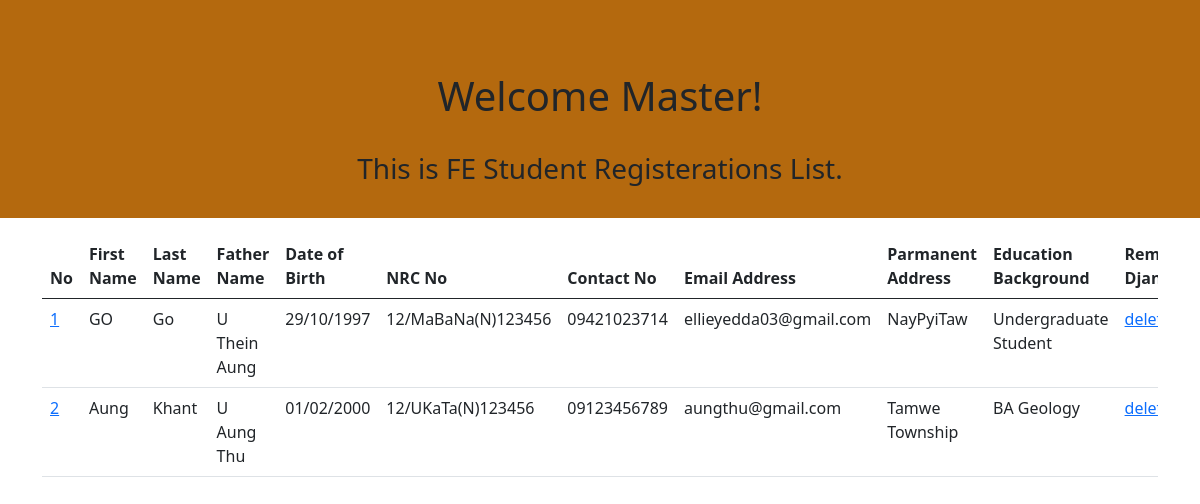
Screenshot of /index1/index/ with the database file from the repository.
### polls/models.py (models this page shows)
class Polls(models.Model):
    firstname = models.CharField(max_length=255)
    lastname =models.CharField(max_length=255)
    fathername = models.CharField(max_length=255)
    dateofbirth = models.CharField(max_length=255)
    nrcno = models.CharField(max_length=255)
    contactno = models.CharField(max_length=255)
    emailAddress=models.CharField(max_length=255)
    pAddress = models.CharField(max_length=255)
    edu = models.CharField(max_length=255)

### polls/views.py (the view)
# urls.py: path('index1/index/', views.index, name='index'),
def index(request):
    mypolls = Polls.objects.all().values()
    template = loader.get_template('register.html')
    context = {
        'mypolls':mypolls,
    }
    return HttpResponse(template.render(context, request))

### polls/templates/register.html (shortened to what this page needs)
<!DOCTYPE html>
<html lang="en">
<head>
    <link href="https://cdn.jsdelivr.net/npm/bootstrap@5.0.2/dist/css/bootstrap.min.css" rel="stylesheet">
    <link rel="stylesheet" href="bootstrap-grid.min.css">
    <link rel="stylesheet" href="bootstrap.bundle.min.js">
</head>
<body>
  <div class="container-fluid p-4 text-black text-center">
    <br>
    <br>
    <h1 >Welcome Master!</h1>
      <br>
    <h3 >This is FE Student Registerations List.</h3>
  </div>
    <div class="container mt-3">
          <div class="table-responsive">
            <table class="table ">
              <thead>
                <tr>
                  <th>No</th>
                  <th>First Name</th>
                  <th>Last Name</th>
                  <th>Father Name</th>
                  <th>Date of Birth</th>
                  <th>NRC No</th>
                  <th>Contact No</th>
                  <th>Email Address</th>
                  <th>Parmanent Address</th>
                  <th>Education Background</th>
                  <th>RemoveFinal Django</th>
                </tr>
              </thead>
              <tbody>
                      {% for x in mypolls %}
                  <tr>
                      <td><a href="update/{{ x.id }}">{{ x.id }}</a></td>
                      <td>{{ x.firstname }}</td>
                      <td>{{ x.lastname }}</td>
                      <td>{{ x.fathername }}</td>
                      <td>{{ x.dateofbirth }}</td>
                      <td>{{ x.nrcno }}</td>
                      <td>{{ x.contactno }}</td>
                      <td>{{ x.emailAddress }}</td>
                      <td>{{ x.pAddress }}</td>
                      <td>{{ x.edu }}</td>
                      <td><a href="delete/{{ x.id }}">delete</a></td>
                      {% endfor %}
                  </tr>
              </tbody>
            </table>
          </div>
        <br>
      </div>
</body>
</html>

### polls/templates/register.html (style rules this page uses)
.container-fluid { background-color: rgb(180, 105, 14); }

### rows the page displays
Polls: id "1", firstname "GO", lastname "Go", fathername "U Thein Aung", dateofbirth "29/10/1997", nrcno "12/MaBaNa(N)123456", contactno "09421023714", emailAddress "ellieyedda03@gmail.com", pAddress "NayPyiTaw", edu "Undergraduate Student"
Polls: id "2", firstname "Aung", lastname "Khant", fathername "U Aung Thu", dateofbirth "01/02/2000", nrcno "12/UKaTa(N)123456", contactno "09123456789", emailAddress "aungthu@gmail.com", pAddress "Tamwe Township", edu "BA Geology"
